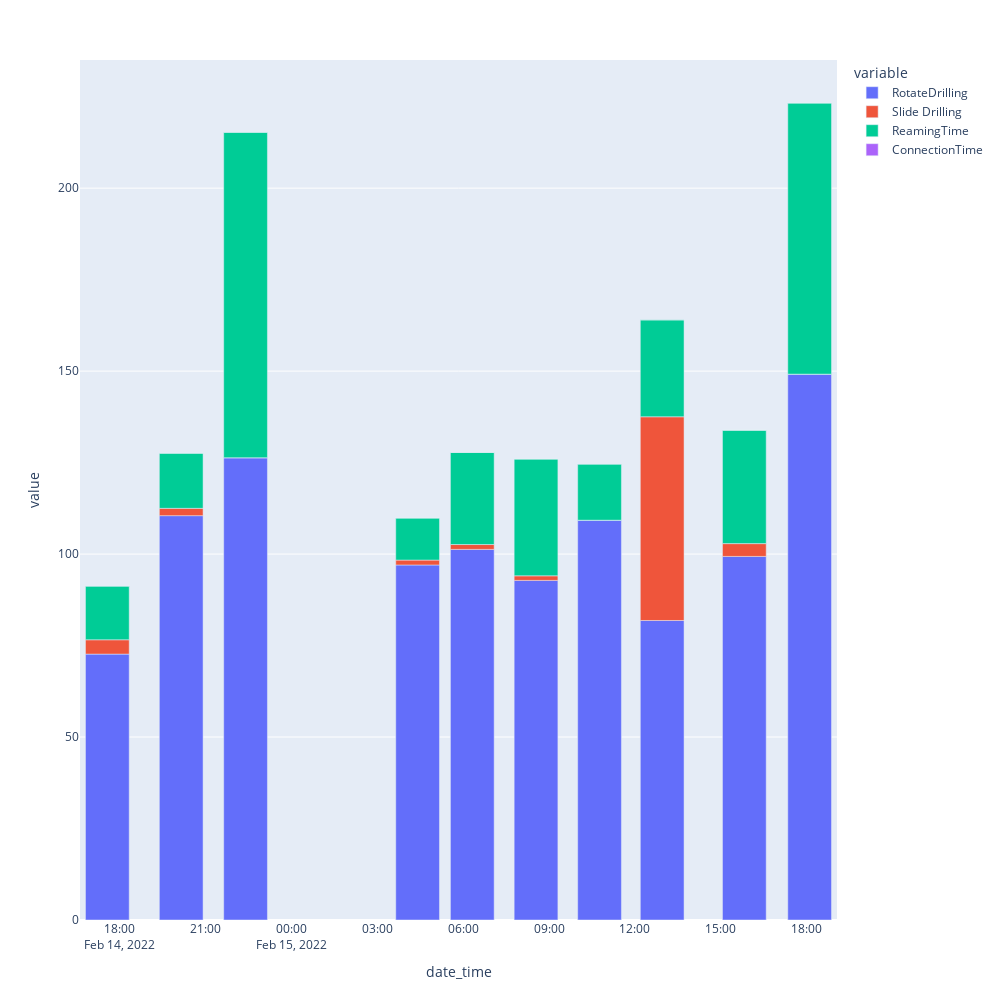

This figure's notebook cell:
### Code cell
data_load = pd.read_csv("C:\\Users\\irsya\\Downloads\\KS ORKA_SMP AAE-08_ActivitySummary.csv")

ConnectionTime_DF = data_load.groupby(['Stand Group_Pred']).agg({
    'date_time':'first', 
    'RotateDrilling':'sum', 
    'Slide Drilling':'sum',
    'ReamingTime':'sum',
    'ConnectionTime':'sum',
}).reset_index()

# ConnectionTime_DF_Plot = pd.DataFrame(columns=['date_time', 'Stand Group_Pred', 'Duration', 'Labels'])

# for i,j in enumerate(['RotateDrilling', 'Slide Drilling','ReamingTime','ConnectionTime']):
#     if i ==0:
#         ConnectionTime_DF_Plot_temp = pd.DataFrame(columns=['date_time', 'Stand Group_Pred', 'Duration', 'Labels'])
#         ConnectionTime_DF_Plot_temp['date_time'] = ConnectionTime_DF['date_time']
#         ConnectionTime_DF_Plot_temp['Stand Group_Pred'] = ConnectionTime_DF['Stand Group_Pred']
#         ConnectionTime_DF_Plot_temp['Duration'] = ConnectionTime_DF[j]
#         ConnectionTime_DF_Plot_temp['Labels'] = j
#         # ConnectionTime_DF_Plot = pd.concat(ConnectionTime_DF_Plot, ConnectionTime_DF_Plot_temp)
#         ConnectionTime_DF_Plot = pd.concat([ConnectionTime_DF_Plot, ConnectionTime_DF_Plot_temp])
#     else:
#         ConnectionTime_DF_Plot_temp = pd.DataFrame(columns=['date_time', 'Stand Group_Pred', 'Duration', 'Labels'])
#         ConnectionTime_DF_Plot_temp['date_time'] = ConnectionTime_DF['date_time']
#         ConnectionTime_DF_Plot_temp['Stand Group_Pred'] = ConnectionTime_DF['Stand Group_Pred']
#         ConnectionTime_DF_Plot_temp['Duration'] = ConnectionTime_DF[j]
#         ConnectionTime_DF_Plot_temp['Labels'] = j
#         ConnectionTime_DF_Plot = pd.concat([ConnectionTime_DF_Plot, ConnectionTime_DF_Plot_temp])

# ConnectionTime_DF_Plot = ConnectionTime_DF_Plot.sort_values('date_time')


        
ConnectionTime_DF = ConnectionTime_DF[ConnectionTime_DF['RotateDrilling'] != 0]
fig = px.bar(ConnectionTime_DF, x='date_time', y=['RotateDrilling', 'Slide Drilling','ReamingTime','ConnectionTime'], width=1000, height=1000
             )
fig.show()

### Figure 1 — Plotly figure (JSON) as saved in the notebook; plotly's stock layout.template omitted (floating-point values rounded to 4 significant figures)
{"data": [{"alignmentgroup": "True", "hovertemplate": "variable=RotateDrilling<br>date_time=%{x}<br>value=%{y}<extra></extra>", "legendgroup": "RotateDrilling", "marker": {"color": "#636efa", "pattern": {"shape": ""}}, "name": "RotateDrilling", "offsetgroup": "RotateDrilling", "orientation": "v", "showlegend": true, "textposition": "auto", "type": "bar", "x": ["2022-02-14 17:34:01", "2022-02-14 20:08:51", "2022-02-15 04:24:23", "2022-02-15 06:18:59", "2022-02-15 08:32:36", "2022-02-15 10:45:45", "2022-02-15 12:57:01", "2022-02-15 15:49:13", "2022-02-14 22:23:46", "2022-02-15 18:06:09"], "xaxis": "x", "y": [72.66, 110.5, 97.02, 101.3, 92.81, 109.3, 81.85, 99.36, 126.3, 149.2], "yaxis": "y"}, {"alignmentgroup": "True", "hovertemplate": "variable=Slide Drilling<br>date_time=%{x}<br>value=%{y}<extra></extra>", "legendgroup": "Slide Drilling", "marker": {"color": "#EF553B", "pattern": {"shape": ""}}, "name": "Slide Drilling", "offsetgroup": "Slide Drilling", "orientation": "v", "showlegend": true, "textposition": "auto", "type": "bar", "x": ["2022-02-14 17:34:01", "2022-02-14 20:08:51", "2022-02-15 04:24:23", "2022-02-15 06:18:59", "2022-02-15 08:32:36", "2022-02-15 10:45:45", "2022-02-15 12:57:01", "2022-02-15 15:49:13", "2022-02-14 22:23:46", "2022-02-15 18:06:09"], "xaxis": "x", "y": [3.92, 2, 1.34, 1.33, 1.25, 0, 55.67, 3.5, 0, 0], "yaxis": "y"}, {"alignmentgroup": "True", "hovertemplate": "variable=ReamingTime<br>date_time=%{x}<br>value=%{y}<extra></extra>", "legendgroup": "ReamingTime", "marker": {"color": "#00cc96", "pattern": {"shape": ""}}, "name": "ReamingTime", "offsetgroup": "ReamingTime", "orientation": "v", "showlegend": true, "textposition": "auto", "type": "bar", "x": ["2022-02-14 17:34:01", "2022-02-14 20:08:51", "2022-02-15 04:24:23", "2022-02-15 06:18:59", "2022-02-15 08:32:36", "2022-02-15 10:45:45", "2022-02-15 12:57:01", "2022-02-15 15:49:13", "2022-02-14 22:23:46", "2022-02-15 18:06:09"], "xaxis": "x", "y": [14.67, 15.08, 11.5, 25.16, 31.92, 15.34, 26.49, 30.99, 88.94, 74.1], "yaxis": "y"}, {"alignmentgroup": "True", "hovertemplate": "variable=ConnectionTime<br>date_time=%{x}<br>value=%{y}<extra></extra>", "legendgroup": "ConnectionTime", "marker": {"color": "#ab63fa", "pattern": {"shape": ""}}, "name": "ConnectionTime", "offsetgroup": "ConnectionTime", "orientation": "v", "showlegend": true, "textposition": "auto", "type": "bar", "x": ["2022-02-14 17:34:01", "2022-02-14 20:08:51", "2022-02-15 04:24:23", "2022-02-15 06:18:59", "2022-02-15 08:32:36", "2022-02-15 10:45:45", "2022-02-15 12:57:01", "2022-02-15 15:49:13", "2022-02-14 22:23:46", "2022-02-15 18:06:09"], "xaxis": "x", "y": [0, 0, 0, 0, 0, 0, 0, 0, 0, 0], "yaxis": "y"}], "layout": {"barmode": "relative", "height": 1000, "legend": {"title": {"text": "variable"}, "tracegroupgap": 0}, "margin": {"t": 60}, "width": 1000, "xaxis": {"anchor": "y", "domain": [0, 1], "title": {"text": "date_time"}}, "yaxis": {"anchor": "x", "domain": [0, 1], "title": {"text": "value"}}}}
